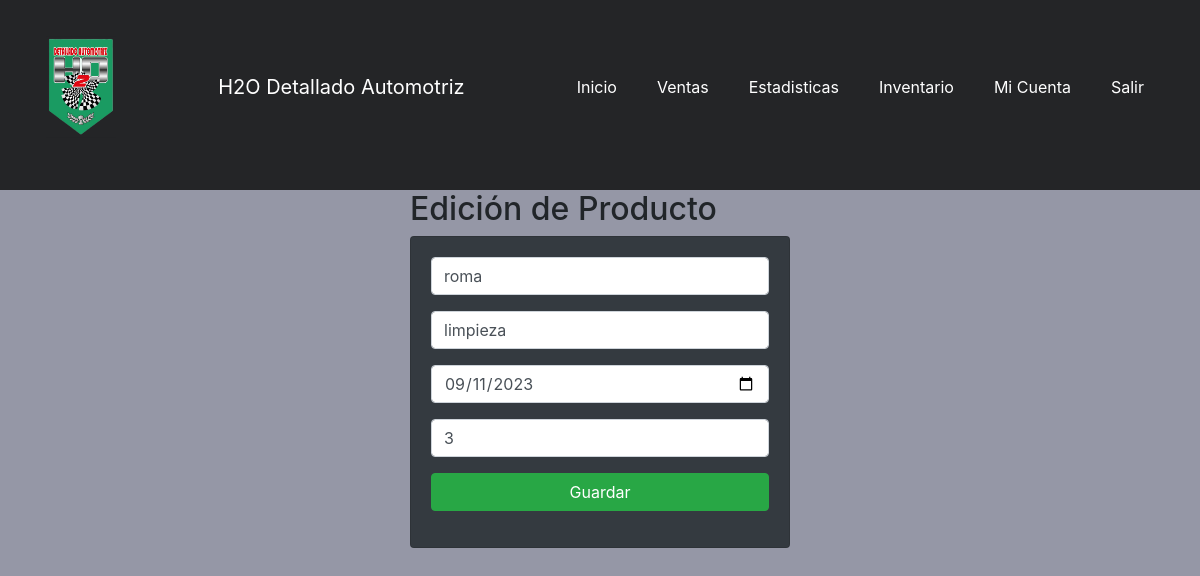
Page /org/edicionInventario/12234556 (signed in) on the committed database.
### adminpages/models.py (models this page shows)
class Inventory(models.Model):
  name = models.CharField(max_length=200)
  sku = models.CharField(unique=True, max_length=50, default="1")
  category = models.CharField(max_length=150)
  quantity = models.IntegerField()
  expirated = models.BooleanField(default=False)
  expiration_date = models.DateField()

### adminpages/views.py (the view)
# urls.py: path('edicionInventario/<sku>',views.InventarioEdicion,name="edicion-inventario"),
@login_required
def InventarioEdicion(request, sku):
    article = Inventory.objects.get(sku=sku)
    return render(request, "adminpages/inventario-edicion.html", {"inventory": article})

### adminpages/templates/adminpages/inventario-edicion.html (shortened to what this page needs)
{% extends "base.html" %}
{% block content %}
<div class="row">
    <div class="col-md-4 offset-md-4">
        <h2>Edición de Producto</h2>
        <div class="card bg-dark">
            <div class="card-body">
                <form action="/org/editarInventario" method="POST">{% csrf_token %}
                  <div class="form-group">
                      <input type="text" id="txtNombre" name="txtNombre" value="{{inventory.name}}" class="form-control" placeholder="Nombre"
                          maxlength="200" required>
                  </div>
                  <div class="form-group">
                    <input type="text" id="txtCategoria" name="txtCategoria" value="{{inventory.category}}" class="form-control" placeholder="Categoría"
                        maxlength="150" required>
                  </div>
                  <div class="form-group">
                    <input type="date" id="txtExpiracion" name="txtExpiracion" value="{{ inventory.expiration_date|date:'Y-m-d' }}" class="form-control" placeholder="Expiración"
                        maxlength="50" required>
                  </div>
                  <div class="form-group">
                      <input type="number" id="numInventario" name="numInventario" value="{{inventory.quantity}}" class="form-control" placeholder="Cantidad" min="1" required>
                  </div>
                  <div class="form-group">
                      <button type="submit" class="btn btn-success btn-block text-white">Guardar</button>
                  </div>
                </form>
            </div>
        </div>
    </div>
</div>
{% endblock %}

### static/css/style.css (style rules this page uses)
:root { --parakeet: #03c04a; --slate: #242527; }
* { margin: 0; padding: 0; box-sizing: border-box; }
body { font-family: "Roboto Condensed", sans-serif; }
main,body,footer { background: #84889c; }
html, body { margin: 0px; padding: 0px; height: 100%; }
body { padding-bottom: 81px; min-height: calc(100% - 81px); position: relative; }

### static/css/navbar.css (style rules this page uses)
:root { --parakeet: #03c04a; --slate: #242527; }

### static/css/productos.css (style rules this page uses)
body { font-family: Arial, sans-serif; margin: 0; padding: 0; background-color: blue; }

### static/css/table.css (style rules this page uses)
:root { --parakeet: #03c04a; --slate: #242527; --darkslateeven: #2a2a35; --darkslategray: #272731; }

### static/templates/base.html (style rules this page uses)
body { background: #9597a6; }

### rows in the picture
Inventory: txtNombre "roma", txtCategoria "limpieza", txtExpiracion "09/11/2023", numInventario "3"
